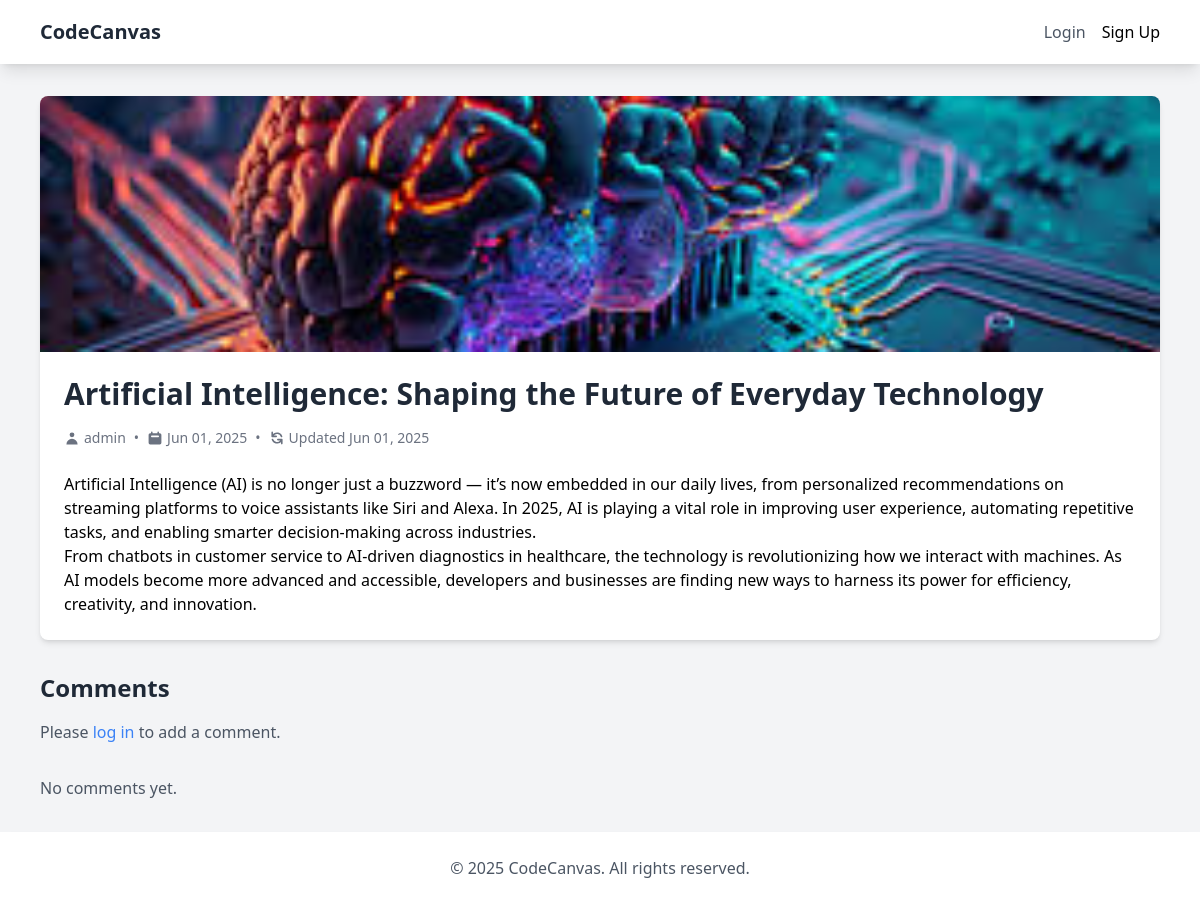
/post/artificial-intelligence-shaping-the-future-of-everyday-technology/, run on the app's committed database.
### blog/models.py (models this page shows, shortened)
class Post(models.Model):
    title = models.CharField(max_length=200)
    slug = models.SlugField(unique=True, blank=True)
    author = models.ForeignKey(User, on_delete=models.CASCADE)
    content = models.TextField()
    image = models.ImageField(upload_to='blog_images/', blank=True, null=True)
    created_at = models.DateTimeField(auto_now_add=True)
    updated_at = models.DateTimeField(auto_now=True)
    class Meta:
        ordering = ['-created_at']

### blog/views.py (the view)
# urls.py: path('post/<slug:slug>/', views.PostDetailView.as_view(), name='post_detail'),
class PostDetailView(DetailView):
    model = Post
    template_name = 'blog/post_detail.html'
    def get_context_data(self, **kwargs):
        context = super().get_context_data(**kwargs)
        context['comment_form'] = CommentForm()
        return context

### templates/blog/post_detail.html (shortened to what this page needs)
{% extends 'base.html' %}
{% block content %}
<article class="bg-white rounded-lg shadow-md overflow-hidden">
    {% if post.image %}
        <img src="{{ post.image.url }}" alt="{{ post.title }}" class="w-full h-64 object-cover">
    {% endif %}
    <div class="p-6">
        <div class="flex justify-between items-start mb-4">
            <h1 class="text-3xl font-bold text-gray-800">{{ post.title }}</h1>
        </div>
        <div class="flex items-center text-sm text-gray-500 mb-6">
            <span class="flex items-center">
                <svg class="w-4 h-4 mr-1" fill="currentColor" viewBox="0 0 20 20">
                    <path d="M10 9a3 3 0 100-6 3 3 0 000 6zm-7 9a7 7 0 1114 0H3z"></path>
                </svg>
                {{ post.author.username }}
            </span>
            <span class="mx-2">&bull;</span>
            <span class="flex items-center">
                <svg class="w-4 h-4 mr-1" fill="currentColor" viewBox="0 0 20 20">
                    <path fill-rule="evenodd" d="M6 2a1 1 0 00-1 1v1H4a2 2 0 00-2 2v10a2 2 0 002 2h12a2 2 0 002-2V6a2 2 0 00-2-2h-1V3a1 1 0 10-2 0v1H7V3a1 1 0 00-1-1zm0 5a1 1 0 000 2h8a1 1 0 100-2H6z" clip-rule="evenodd"></path>
                </svg>
                {{ post.created_at|date:"M d, Y" }}
            </span>
            {% if post.updated_at != post.created_at %}
                <span class="mx-2">&bull;</span>
                <span class="flex items-center">
                    Updated {{ post.updated_at|date:"M d, Y" }}
                </span>
            {% endif %}
        </div>
        <div class="prose max-w-none">
            {{ post.content|linebreaks }}
        </div>
    </div>
</article>
<div class="mt-8">
    <h2 class="text-2xl font-bold text-gray-800 mb-4">Comments</h2>
    {% if user.is_authenticated %}
        <form method="post" action="{% url 'add_comment' post.slug %}" class="mb-8">
            {% csrf_token %}
            <div class="mb-4">
                {{ comment_form.content }}
            </div>
            <button type="submit" class="btn bg-green-500 text-white hover:bg-green-600 px-10">
                <svg class="w-4 h-4 mr-1 inline" fill="none" stroke="currentColor" viewBox="0 0 24 24">
                    <path stroke-linecap="round" stroke-linejoin="round" stroke-width="2" d="M12 6v6m0 0v6m0-6h6m-6 0H6"></path>
                </svg>
                Add Comment
            </button>
        </form>
    {% else %}
        <p class="mb-8 text-gray-600">Please <a href="{% url 'login' %}" class="text-blue-500 hover:underline">log in</a> to add a comment.</p>
    {% endif %}
    <div class="space-y-4">
        {% for comment in post.comments.all %}
            <div class="bg-white rounded-lg shadow-md p-4">
                <div class="flex justify-between items-start mb-2">
                    <div class="flex items-center">
                        <svg class="w-4 h-4 mr-1 text-gray-500" fill="currentColor" viewBox="0 0 20 20">
                            <path d="M10 9a3 3 0 100-6 3 3 0 000 6zm-7 9a7 7 0 1114 0H3z"></path>
                        </svg>
                        <span class="font-medium text-gray-800">{{ comment.author.username }}</span>
                        <span class="text-sm text-gray-500 ml-2">{{ comment.created_at|date:"M d, Y" }}</span>
                    </div>
                    {% if user == comment.author %}
                        <form method="post" action="{% url 'delete_comment' comment.pk %}" class="inline">
                            {% csrf_token %}
                            <button type="submit" class="text-red-500 hover:text-red-600 text-sm flex items-center">
                                <svg class="w-4 h-4 mr-1" fill="none" stroke="currentColor" viewBox="0 0 24 24">
                                    <path stroke-linecap="round" stroke-linejoin="round" stroke-width="2" d="M19 7l-.867 12.142A2 2 0 0116.138 21H7.862a2 2 0 01-1.995-1.858L5 7m5 4v6m4-6v6m1-10V4a1 1 0 00-1-1h-4a1 1 0 00-1 1v3M4 7h16"></path>
                                </svg>
                                Delete
                            </button>
                        </form>
                    {% endif %}
                </div>
                <p class="text-gray-600">{{ comment.content|linebreaks }}</p>
            </div>
        {% empty %}
            <p class="text-gray-600">No comments yet.</p>
        {% endfor %}
    </div>
</div>
{% endblock %}

### data on the page
Post: image (picture), title "Artificial Intelligence: Shaping the Future of Everyday Technology", author.username "admin", created_at "Jun 01, 2025", updated_at "Jun 01, 2025", content "Artificial Intelligence (AI) is no longer just a buzzword — it’s now embedded in our daily lives, from personalized recommendations on streaming platforms to voice assistants like Siri and Alexa. In 2025, AI is playing a vital role in improving user experience, automating repetitive tasks, and enabling smarter decision-making across industries. From chatbots in customer service to AI-driven diagnostics in healthcare, the technology is revolutionizing how we interact with machines. As AI models become more advanced and accessible, developers and businesses are finding new ways to harness its power for efficiency, creativity, and innovation."
